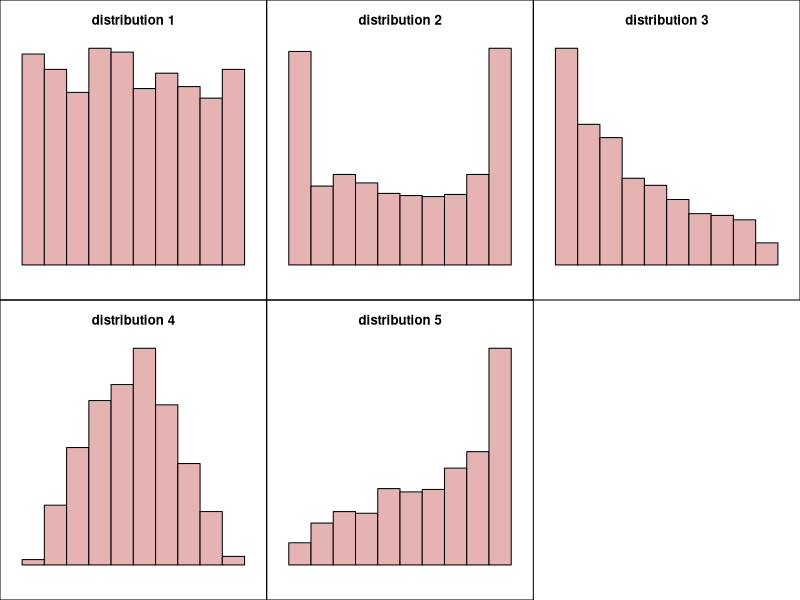

The R script that drew this image:
## ---- chunk 1
types = c("Bell","Uniform","Bimodal","Right-skew","Left-skew")

n = 1000
beta1 = c(3,1,0.5,0.7,1.4)
beta2 = c(3,1,0.5,1.4,0.7)

bell = rbeta(n,beta1[1],beta2[1])
uniform = rbeta(n,beta1[2],beta2[2])
bimodal = rbeta(n,beta1[3],beta2[3])
right_skew = rbeta(n,beta1[4],beta2[4])
left_skew = rbeta(n,beta1[5],beta2[5])

data = data.frame(bell,uniform,bimodal,right_skew,left_skew)

ord = sample(1:5)
ord2 = sample(1:5)
## ---- chunk 2
par(mfrow=c(2,3))
for(j in 1:5){
  par(mar=c(2,1,3,1))
  i = ord[j]
  hist(data[,i],axes=F,xlim=c(0,1),main=paste0("distribution ",j),col=rgb(0.9,0.7,0.7))
  box("figure")
}
